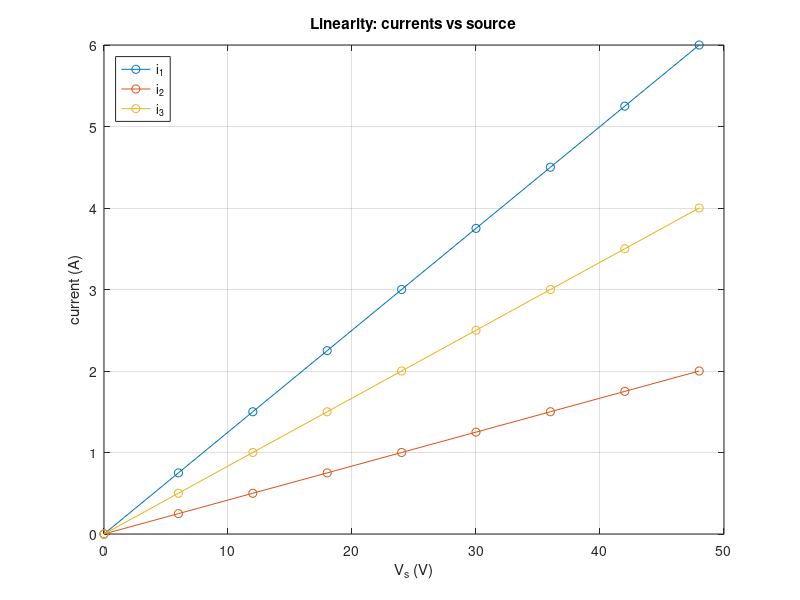

Recreate this plot in MATLAB.
% Circuits 1 — Kirchhoff's Laws
%title: KCL and KVL as a Matrix Equation
%ar-title: قانونا كيرشوف كمعادلة مصفوفات
%lesson: c1-elements-3
%course: circuits-1

%% The three equations of the example
%ar: المجاهيل i1 و i2 و i3. نكتب كل معادلة صفًا: معاملات المجاهيل في A، والطرف الأيمن في b.
%ar: KCL: i1 − i2 − i3 = 0. KVL يسار: 4 i1 + 12 i2 = 24. KVL يمين: −12 i2 + 6 i3 = 0.
A = [ 1  -1  -1
      4  12   0
      0 -12   6 ];
b = [0; 24; 0];
x = A \ b;
fprintf('i1 = %g A, i2 = %g A, i3 = %g A\n', x)
%check: all(abs(x - [3; 1; 2]) < 1e-12)

%% Check every law
%ar: نعوّض الحل في كل معادلة: الباقي A*x − b يجب أن يكون صفرًا (أو قريبًا جدًا منه بسبب التقريب العشري).
fprintf('residual = %g\n', norm(A*x - b))
fprintf('KCL: %g = %g + %g\n', x(1), x(2), x(3))

%% Power balance
%ar: قدرة المصدر −24 × i1، وقدرات المقاومات i²R. المجموع صفر.
p = [-24*x(1), 4*x(1)^2, 12*x(2)^2, 2*x(3)^2, 4*x(3)^2];
fprintf('source %g W, resistors %g W, sum %g W\n', p(1), sum(p(2:end)), sum(p))
%check: abs(sum(p)) < 1e-9

%%! Project idea: what if the source changes?
%ar: لأن الدائرة خطية، التيارات تتناسب مع المصدر. نحلها لعدة قيم للمصدر بحلقة ونرسم التيارات: خطوط مستقيمة تمر بالأصل.
Vs = 0:6:48; I = zeros(3, numel(Vs));
for k = 1:numel(Vs), I(:,k) = A \ [0; Vs(k); 0]; end
plot(Vs, I', '-o'); grid on; xlabel('V_s (V)'); ylabel('current (A)'); legend('i_1', 'i_2', 'i_3', 'Location', 'northwest'); title('Linearity: currents vs source')
